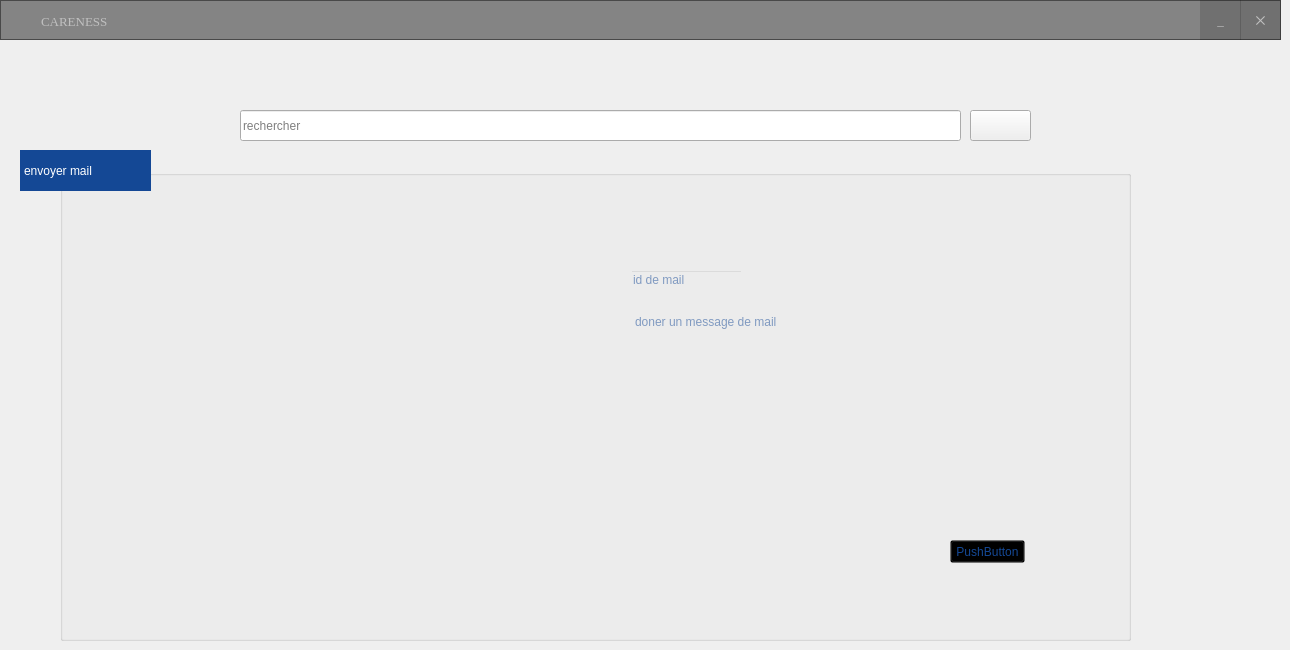
    <widget class="QWidget" name="page_2">
     <widget class="QFrame" name="frame_5">
      <property name="geometry">
       <rect>
        <x>0</x>
        <y>0</y>
        <width>1281</width>
        <height>40</height>
       </rect>
      </property>
      <property name="cursor">
       <cursorShape>ArrowCursor</cursorShape>
      </property>
      <property name="styleSheet">
       <string notr="true">QFrame{
background:rgba(0,0,0,0.45);
}

QFrame:hover{
background:rgba(0,0,0,0.50);
}

QPushButton{
color:silver;
}

QPushButton:hover{
color:white;
}</string>
      </property>
      <property name="frameShape">
       <enum>QFrame::StyledPanel</enum>
      </property>
      <property name="frameShadow">
       <enum>QFrame::Raised</enum>
      </property>
      <widget class="QLabel" name="label_42">
       <property name="geometry">
        <rect>
         <x>41</x>
         <y>11</y>
         <width>141</width>
         <height>21</height>
        </rect>
       </property>
       <property name="font">
        <font>
         <family>Times New Roman</family>
         <pointsize>10</pointsize>
         <weight>9</weight>
         <italic>false</italic>
         <bold>false</bold>
        </font>
       </property>
       <property name="styleSheet">
        <string notr="true">
color:silver;
background:transparent;</string>
       </property>
       <property name="text">
        <string>CARENESS</string>
       </property>
      </widget>
      <widget class="QPushButton" name="btn_minimize_4">
       <property name="geometry">
        <rect>
         <x>1200</x>
         <y>0</y>
         <width>41</width>
         <height>40</height>
        </rect>
       </property>
       <property name="font">
        <font>
         <family>Times New Roman</family>
         <pointsize>10</pointsize>
         <weight>9</weight>
         <italic>false</italic>
         <bold>false</bold>
         <underline>false</underline>
        </font>
       </property>
       <property name="cursor">
        <cursorShape>PointingHandCursor</cursorShape>
       </property>
       <property name="styleSheet">
        <string notr="true">QPushButton{
background:rgba(0, 0, 0,0.15);
border-radius:none;
}


QPushButton:hover{
background:rgba(0, 0, 0,0.6)
}</string>
       </property>
       <property name="text">
        <string>_</string>
       </property>
      </widget>
      <widget class="QPushButton" name="btn_close_4">
       <property name="geometry">
        <rect>
         <x>1240</x>
         <y>0</y>
         <width>41</width>
         <height>40</height>
        </rect>
       </property>
       <property name="font">
        <font>
         <family>Times New Roman</family>
         <pointsize>10</pointsize>
         <weight>9</weight>
         <italic>false</italic>
         <bold>false</bold>
        </font>
       </property>
       <property name="cursor">
        <cursorShape>PointingHandCursor</cursorShape>
       </property>
       <property name="styleSheet">
        <string notr="true">QPushButton{
background:rgba(0, 0, 0,0.15);
color:silver;

border-radius:none;
}


QPushButton:hover{
background:red;
color:white
}</string>
       </property>
       <property name="text">
        <string>✕</string>
       </property>
      </widget>
      <widget class="QLabel" name="label_43">
       <property name="geometry">
        <rect>
         <x>10</x>
         <y>0</y>
         <width>31</width>
         <height>31</height>
        </rect>
       </property>
       <property name="styleSheet">
        <string notr="true">image: url(:/new/prefix1/images/Logo.png);
background:transparent;</string>
       </property>
       <property name="text">
        <string>&lt;html&gt;&lt;head/&gt;&lt;body&gt;&lt;p&gt;&lt;br/&gt;&lt;/p&gt;&lt;/body&gt;&lt;/html&gt;</string>
       </property>
      </widget>
     </widget>
     <widget class="QLineEdit" name="RECHERCHES">
      <property name="geometry">
       <rect>
        <x>240</x>
        <y>110</y>
        <width>721</width>
        <height>31</height>
       </rect>
      </property>
      <property name="placeholderText">
       <string>rechercher</string>
      </property>
     </widget>
     <widget class="QPushButton" name="BRS">
      <property name="geometry">
       <rect>
        <x>970</x>
        <y>110</y>
        <width>61</width>
        <height>31</height>
       </rect>
      </property>
      <property name="styleSheet">
       <string notr="true">

</string>
      </property>
      <property name="text">
       <string/>
      </property>
      <property name="icon">
       <iconset resource="Resources.qrc">
        <normaloff>:/new/prefix1/images/loupe.png</normaloff>:/new/prefix1/images/loupe.png</iconset>
      </property>
     </widget>
     <widget class="QGroupBox" name="groupBox_10">
      <property name="geometry">
       <rect>
        <x>60</x>
        <y>170</y>
        <width>1071</width>
        <height>471</height>
       </rect>
      </property>
      <property name="styleSheet">
       <string notr="true">color: rgb(20, 72, 149);
background-color: transparent;
</string>
      </property>
      <property name="title">
       <string/>
      </property>
      <widget class="QPushButton" name="pushButton_3">
       <property name="geometry">
        <rect>
         <x>890</x>
         <y>370</y>
         <width>75</width>
         <height>23</height>
        </rect>
       </property>
       <property name="text">
        <string>PushButton</string>
       </property>
      </widget>
      <widget class="QTableView" name="TABRECHS">
       <property name="geometry">
        <rect>
         <x>50</x>
         <y>40</y>
         <width>331</width>
         <height>311</height>
        </rect>
       </property>
      </widget>
      <widget class="QLineEdit" name="lineEdit_2">
       <property name="geometry">
        <rect>
         <x>570</x>
         <y>100</y>
         <width>113</width>
         <height>20</height>
        </rect>
       </property>
       <property name="placeholderText">
        <string>id de mail</string>
       </property>
      </widget>
      <widget class="QPlainTextEdit" name="plainTextEdit">
       <property name="geometry">
        <rect>
         <x>570</x>
         <y>140</y>
         <width>311</width>
         <height>201</height>
        </rect>
       </property>
       <property name="placeholderText">
        <string>doner un message de mail</string>
       </property>
      </widget>
     </widget>
     <widget class="QLabel" name="label_44">
      <property name="geometry">
       <rect>
        <x>20</x>
        <y>150</y>
        <width>131</width>
        <height>41</height>
       </rect>
      </property>
      <property name="styleSheet">
       <string notr="true">QLabel{
    border: 1px solid transparent ;	
	color: rgb(255, 255, 255);
	font: 75 12pt &quot;Times New Roman&quot;;
	background-color: rgb(20, 72, 149);
}</string>
      </property>
      <property name="text">
       <string>envoyer mail</string>
      </property>
     </widget>
    </widget>
